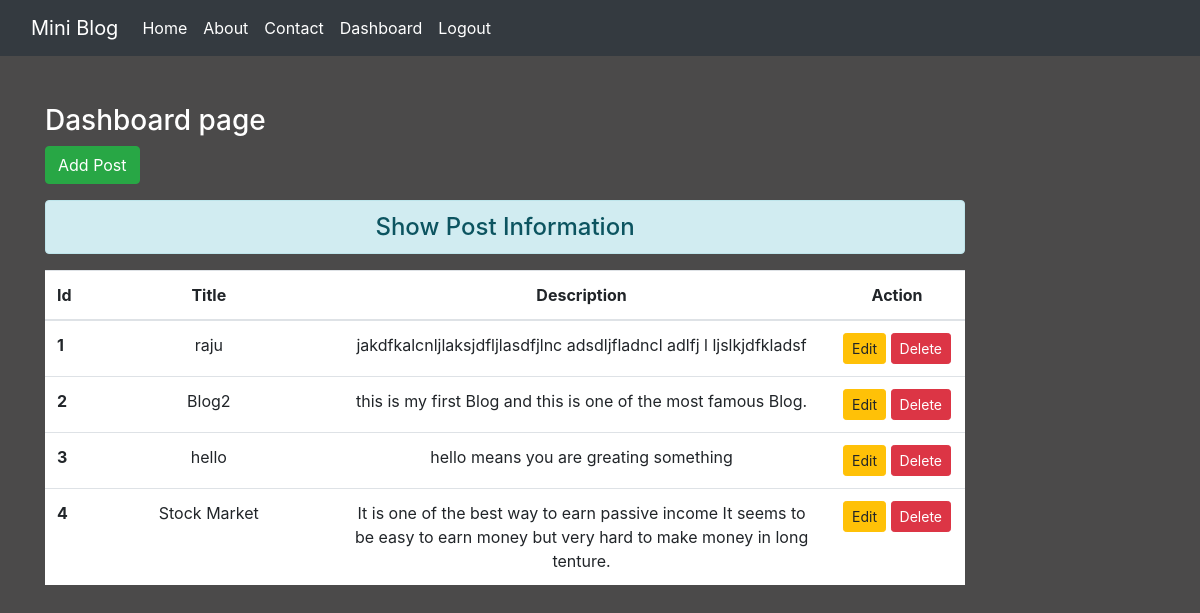
The page /dashboard/ (signed in) on the database its author committed.
### app/models.py (models this page shows)
class Post(models.Model):
    title = models.CharField(max_length=150)
    desc = models.TextField()

### app/views.py (the view)
# urls.py: path('dashboard/', views.dashboard,name="dashboard"),
def dashboard(request):
    if request.user.is_authenticated:
        posts = Post.objects.all()
        return render(request,'app/dashboard.html',{'posts':posts})
    else:
        return HttpResponseRedirect('/login/')

### app/templates/app/dashboard.html (shortened to what this page needs)
{% extends 'app/base.html' %}
{% load static %}
{% block content %}
<div class="col-sm-10 my-5">
    <h3 class="text-white">Dashboard page</h3>
    <a href="{% url 'addpost' %}" class="btn btn-success">Add Post</a>
    <h4 class="text-center alert alert-info mt-3">Show Post Information</h4>
    {% if posts %}
    <table class="table table-hover bg-white">
        <thead>
            <tr class="text-center">
                <th scope="col" style="width:2%">Id</th>
                <th scope="col" style="width:28%">Title</th>
                <th scope="col" style="width:55%">Description</th>
                <th scope="col" style="width:15%">Action</th>
            </tr>
        </thead>
        <tbody>
            {% for post in posts %}
            <tr>
                <th scope="row">{{post.id}}</th>
                <td class="text-center">{{post.title}}</td>
                <td class="text-center">{{post.desc}}</td>
                <td class="text-center">
                    <a href="{% url 'updatepost' post.id %}" class="btn btn-warning btn-sm">Edit</a>
                    <form action="{% url 'deletepost' post.id %}" method="post" class="d-inline">
                        <input type="submit" class="btn btn-danger btn-sm" value="Delete">
                    </form>
                </td>
            </tr>
            {% endfor %}
        </tbody>
    </table>
    {% else %}
    <h4 class="text-center alert alert-warning">No Records</h4>
    {% endif %}
</div>
{% endblock content %}

### app/templates/app/base.html (shortened to what this page needs)
<!DOCTYPE html>
{% load static %}
<html lang="en">
<head>
    <link rel="stylesheet" href="{% static 'app/css/bootstrap.css' %}">
    <link rel="stylesheet" href="{% static 'app/css/style1.css' %}">
</head>
<body>
    <div class="container-fluid bg-dark">
        {% include 'app/navbar.html' %}
    </div>
    <div class="container">
        <div class="row">
            {% block content %}
            {% endblock content %}
        </div>
    </div>
</body>
</html>

### app/templates/app/navbar.html (shortened to what this page needs)
<nav class="navbar navbar-expand-lg navbar-dark bg-dark">
    <a class="navbar-brand" href="#">Mini Blog</a>
    <div class="collapse navbar-collapse" id="navbarSupportedContent">
      <ul class="navbar-nav mr-auto">
        <li class="nav-item active">
          <a class="nav-link" href="{% url 'home' %}">Home <span class="sr-only">(current)</span></a>
        </li>
        <li class="nav-item active">
          <a class="nav-link" href="{% url 'about' %}">About <span class="sr-only">(current)</span></a>
        </li>
        <li class="nav-item active">
          <a class="nav-link" href="{% url 'contact' %}">Contact <span class="sr-only">(current)</span></a>
        </li>
        {% if request.user.is_authenticated %}
        <li class="nav-item active">
          <a class="nav-link" href="{% url 'dashboard' %}">Dashboard <span class="sr-only">(current)</span></a>
        </li>
        <li class="nav-item active">
          <a class="nav-link" href="{% url 'logout' %}">Logout <span class="sr-only">(current)</span></a>
        </li>
        {% endif %}
      </ul>
    </div>
  </nav>

### app/static/app/css/style1.css (style rules this page uses)
body { background-color:rgb(75,74,74); color : antiquewhite }
form { color:rgb(177,168,168); }

### rows shown on the page
Post: id "1", title "raju", desc "jakdfkalcnljlaksjdfljlasdfjlnc adsdljfladncl adlfj l ljslkjdfkladsf"
Post: id "2", title "Blog2", desc "this is my first Blog and this is one of the most famous Blog."
Post: id "3", title "hello", desc "hello means you are greating something"
Post: id "4", title "Stock Market", desc "It is one of the best way to earn passive income It seems to be easy to earn money but very hard to make money in long tenture."
